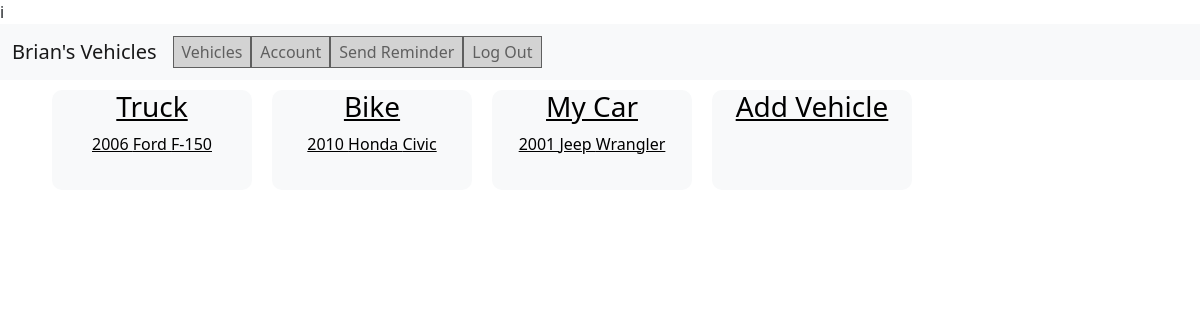
Page /user/home (signed in) on the earlier database version.
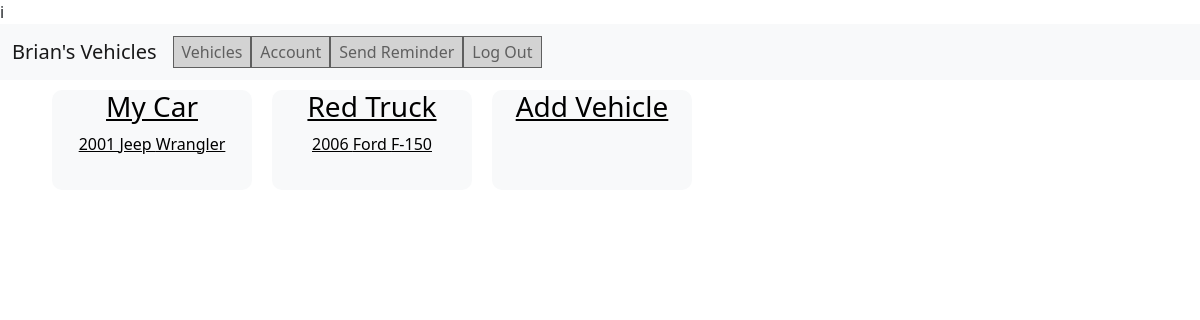
Same page on the later database version.
### models.py (models this page shows)
class User(UserMixin, db.Model):
    id = db.Column(db.Integer, primary_key=True)
    email = db.Column(db.String(100), unique=True)
    password = db.Column(db.String(128))
    name = db.Column(db.String(50))
    vehicles = db.relationship('Vehicle')
    monthly_email = db.Column(db.Boolean)

class Vehicle(db.Model):
    id = db.Column(db.Integer, primary_key=True)
    name = db.Column(db.String(30))
    year = db.Column(db.Integer)
    make = db.Column(db.String(40))
    model = db.Column(db.String(50))
    user_id = db.Column(db.Integer, db.ForeignKey('user.id'))
    tasks = db.relationship("Task")

### main.py (the view)
@app.route('/user/home')
@login_required
def home():
    vehicles = Vehicle.query.filter_by(user_id=current_user.id).all()
    return render_template('home.html', vehicles=vehicles)

### main.py (called while the page is built)
@login_manager.user_loader
def load_user(user_id):
    return User.query.get(int(user_id))

### templates/home.html
{% extends "base.html" %}
{% block content %}
<div class="container">
        {%  for vehicle in vehicles %}
            <div class="bg-light vehicle">
                <a href="{{ url_for('vehicle_detail', v_id=vehicle.id) }}">
                    <h3>{{ vehicle.name }}</h3>
                    {{ vehicle.year }} {{  vehicle.make }} {{ vehicle.model }}
                </a>
            </div>
        {%  endfor %}
                <a href="{{ url_for('add_vehicle') }}" class="vehicle bg-light">
                    <h3>Add Vehicle</h3>
                </a>
</div>
{% endblock %}

### templates/base.html (shortened to what this page needs)
<!DOCTYPE html>
<html lang="en">
<head>
    <link href="https://cdn.jsdelivr.net/npm/bootstrap@5.0.0-beta1/dist/css/bootstrap.min.css"
          rel="stylesheet"
>
    <link rel="stylesheet" href="{{ url_for('static', filename='css/style.css') }}">
</head>
<body>
    <nav class="navbar navbar-expand-lg navbar-light bg-light">
        <div class="container-fluid">
            {%  if current_user.is_authenticated %}
                <a class="navbar-brand"
                   href="{{ url_for('home') }}">
                    {{ current_user.name }}'s Vehicles</a>
                <div class="collapse navbar-collapse" id="navbarSupportedContent">
                    <ul class="navbar-nav me-auto mb-2 mb-lg-0">
                        <li class="nav-item">
                            <a class="nav-link link" aria-current="page"
                               href="{{  url_for('home' ) }}">Vehicles</a>
                        </li>
                        <li class="nav-item">
                            <a class="nav-link link" aria-current="page"
                               href="{{  url_for('user_edit' ) }}">Account</a>
                        </li>
                        <li class="nav-item">
                            <a class="nav-link link" aria-current="page"
                               href="{{  url_for('send_mail' ) }}">Send Reminder</a>
                        </li>
                        <li class="nav-item">
                            <a class="nav-link link"
                               href="{{  url_for('logout') }}">Log Out</a>
                        </li>
                    </ul>
                </div>
            {%  endif %}
        </div>
    </nav>
    <div class="container-flex">
        {% block content %}
        {% endblock %}
    </div>
</body>
</html>

### static/css/style.css (style rules this page uses)
body { background-image: url("/static/imgs/background.jpg"); }
a { color: black; }
.vehicle { height: 100px; width: 200px; margin-top:10px; float: left; margin: 10px; border-radius: 10px; text-align: center; }
.link { background-color: lightgray; border: 1px solid; padding: 3px; color: black; }

Differences in the rows shown:
removed Vehicle: name "Truck", year "2006", make "Ford", model "F-150"
removed Vehicle: name "Bike", year "2010", make "Honda", model "Civic"
added Vehicle: name "Red Truck", year "2006", make "Ford", model "F-150"
